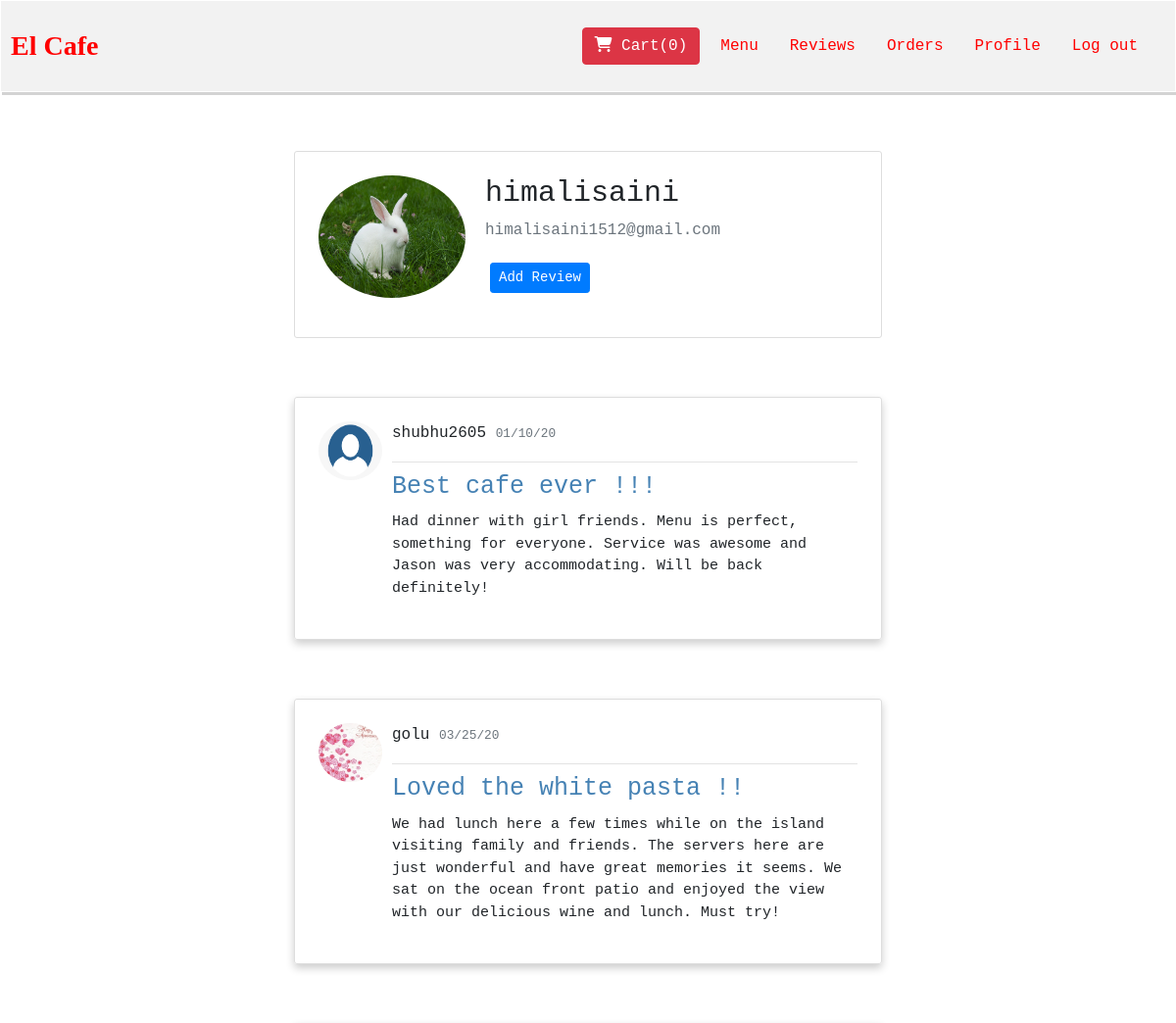
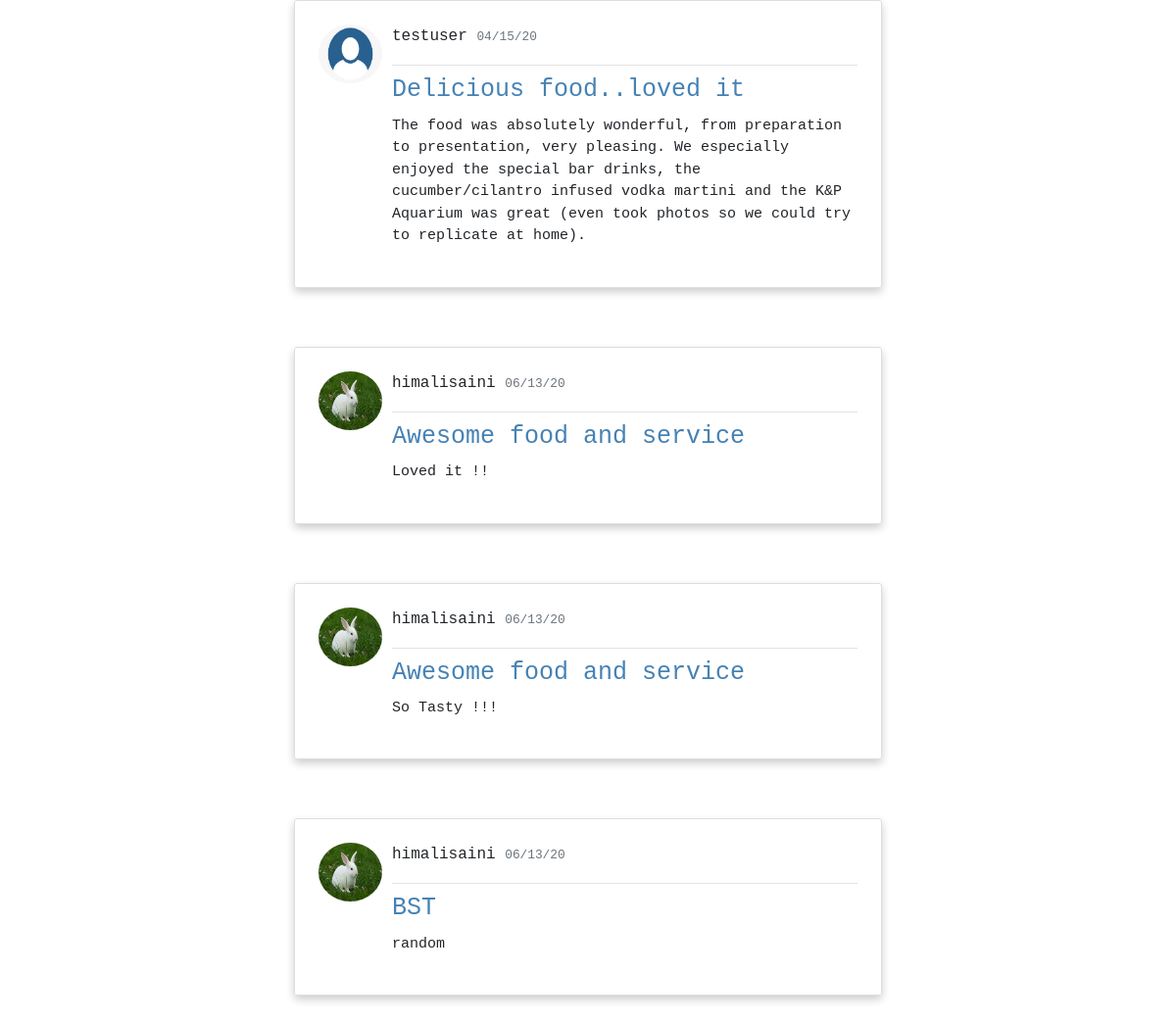
The app's page /review/ (signed in) with its own data (2 pictures, top to bottom).
### users/models.py (models this page shows, shortened)
class ProfileModel(models.Model):
    user = models.OneToOneField(User,on_delete=models.CASCADE)
    image = models.ImageField(default='default.png',upload_to='profile_pics')

### shop/models.py (models this page shows, shortened)
class Review(models.Model):
    title = models.CharField(max_length=100)
    content = models.TextField()
    date_posted = models.CharField(default=get_date(),max_length=50)
    author = models.ForeignKey(User,on_delete=models.CASCADE)

### shop/views.py (the view)
# urls.py: path('review/', shop_views.reviews, name='reviews'),
def reviews(request):
    posts = Review.objects.all()
    context = {
        'posts' : posts
    }
    return render(request,'shop/review.html',context)

### shop/templates/shop/review.html
{% extends 'shop/base.html' %}
{% block body %}
    {% if user.is_authenticated %}
    <div class="content-section">
      <div class="media">
        <img class="rounded-circle account-img" src="{{ user.profilemodel.image.url }}">
        <div class="media-body">
          <h4 class="account-heading">{{ user.username }}</h4>
            <p class="text-secondary">{{ user.email }}</p>
            <a href="{% url 'review-create' %}" class="btn btn-sm btn-primary"> Add Review </a>
        </div>
      </div>
    </div>
    {% endif %}
    {% for post in posts %}
        <article class="media review content-section">
          <img class="rounded-circle article-img" src="{{ post.author.profilemodel.image.url }}">
          <div class="media-body">
            <div class="article-metadata">
              <p class="mr-2">{{ post.author }}
              <small class="text-muted">{{ post.date_posted }}</small></p>
            </div>
            <h2><a href="{% url 'review-detail' post.pk %}" class="article-title">{{ post.title }}</a></h2>
            <p class="article-content">{{ post.content }}</p>
          </div>
        </article>
    {% endfor %}
{% endblock %}

### shop/static/shop/style.css (style rules this page uses)
body { font-family: Tahoma, monospace; }
.btn { margin: 5px; }
.content-section { padding: 2%; border: 1px solid #dddddd; border-radius: 3px; height: 40%; width: 50%; margin: 0 auto; margin-top: 5%; margin-bottom: 5%; }
.account-img { height: 125px; width: 150px; margin-right: 20px; margin-bottom: 16px; }
.account-heading { font-size: 30px; }
.article-title { color: steelblue; font-size: 25px; }
.article-content { white-space: pre-line; font-size: 15px; }
.article-img { height: 60px; width: 65px; margin-right: 10px; }
.article-metadata { padding-bottom: 1px; margin-bottom: 4px; border-bottom: 1px solid #e3e3e3 }
.review { box-shadow: 0 4px 8px 0 rgba(0,0,0,0.2); transition: 0.3s; }

### records on screen
Review: author.profilemodel.image (placeholder picture), author "shubhu2605", date_posted "01/10/20", title "Best cafe ever !!!", content "Had dinner with girl friends. Menu is perfect, something for everyone. Service was awesome and Jason was very accommodating. Will be back definitely!"
Review: author.profilemodel.image (picture), author "golu", date_posted "03/25/20", title "Loved the white pasta !!", content "We had lunch here a few times while on the island visiting family and friends. The servers here are just wonderful and have great memories it seems. We sat on the ocean front patio and enjoyed the view with our delicious wine and lunch. Must try!"
Review: author.profilemodel.image (placeholder picture), author "testuser", date_posted "04/15/20", title "Delicious food..loved it", content "The food was absolutely wonderful, from preparation to presentation, very pleasing. We especially enjoyed the special bar drinks, the cucumber/cilantro infused vodka martini and the K&P Aquarium was great (even took photos so we could try to replicate at home)."
Review: author.profilemodel.image (picture), author "himalisaini", date_posted "06/13/20", title "Awesome food and service", content "Loved it !!"
Review: author.profilemodel.image (picture), author "himalisaini", date_posted "06/13/20", title "Awesome food and service", content "So Tasty !!!"
Review: author.profilemodel.image (picture), author "himalisaini", date_posted "06/13/20", title "BST", content "random"

### other values on screen
{{ user.username }} "himalisaini"
{{ user.email }} "himalisaini1512@gmail.com"
